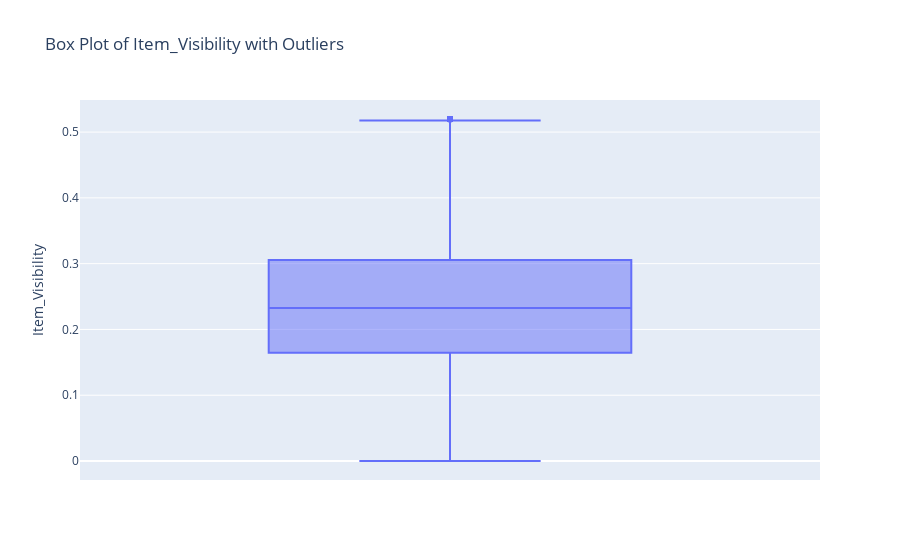

The cell this chart's notebook holds for it:
### Code cell
import matplotlib.pyplot as plt
import plotly.express as px
def plot_boxplot_outliers(df, columns):
    for column in columns:
        if column in df.columns:
            fig = px.box(df, y=column, title=f"Box Plot of {column} with Outliers")
            fig.show()
plot_boxplot_outliers(X_outliers_handled, ['Item_Visibility'])

### Figure 1 — Plotly figure (JSON) as saved in the notebook; plotly's stock layout.template omitted (floating-point values rounded to 4 significant figures; data arrays with more than 128 entries replaced by an {"elided": "..."} marker saying what was removed)
{"data": [{"alignmentgroup": "True", "hovertemplate": "Item_Visibility=%{y}<extra></extra>", "legendgroup": "", "marker": {"color": "#636efa"}, "name": "", "notched": false, "offsetgroup": "", "orientation": "v", "showlegend": false, "type": "box", "x0": " ", "xaxis": "x", "y": {"elided": "5681 float values"}, "y0": " ", "yaxis": "y"}], "layout": {"autosize": true, "boxmode": "group", "legend": {"tracegroupgap": 0}, "title": {"text": "Box Plot of Item_Visibility with Outliers"}, "xaxis": {"anchor": "y", "autorange": true, "domain": [0, 1], "range": [-0.5, 0.5], "type": "category"}, "yaxis": {"anchor": "x", "autorange": true, "domain": [0, 1], "range": [-0.02888, 0.5488], "title": {"text": "Item_Visibility"}, "type": "linear"}}}
